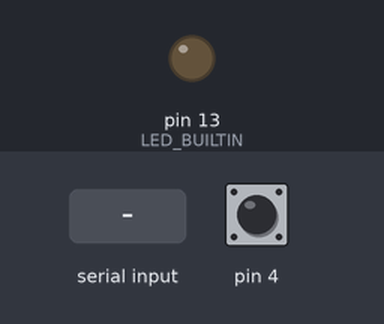
A sketch run on a simulated Arduino Uno, built with avr-gcc and run on an emulated ATmega328P. Shown: output pins drawn as LEDs (lit = HIGH). Inputs (shaded band) come from the test bench; at power-on: pin 4 HIGH. What the sketch prints to the serial monitor is not drawn.

Above: at 1.2 s.
1.3 s: "99\n" received over Serial
At 2.8 s:
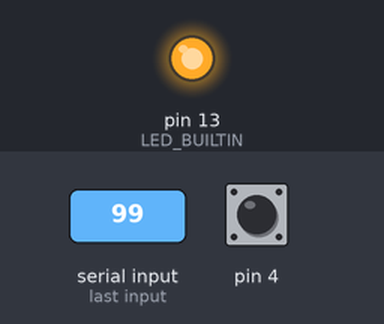
7.0 s: "0\n" received over Serial
At 7.8 s:
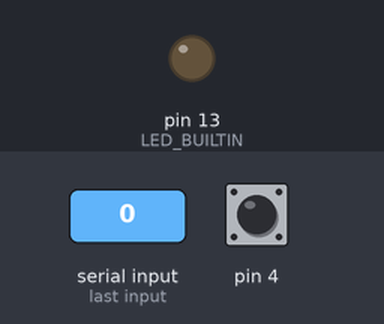
Timing chart, 0 to 9.5 s (numbered marks = the images above; inputs shaded):
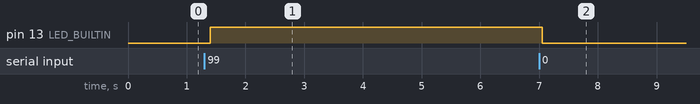

Measured:
- after the input at 1.3 s, pin 13 (LED_BUILTIN): LOW → HIGH after 0.10 s
- after the input at 7.0 s, pin 13 (LED_BUILTIN): HIGH → LOW after 0.05 s

The sketch:

Duino2Node.ino
```cpp
/*
  SIMPLE BUTTON EXAMPLE FOR VIRTUALHUB
*/

int button_state = 0;
int last_button_state = 0;
int prev_val = 0;
String address = "0x7";


//int init = false;
// the setup function runs once when you press reset or power the board
void setup() {
  // initialize digital pin LED_BUILTIN as an output.

  Serial.begin(9600); // Begen listening on port 9600 for serial

  pinMode(LED_BUILTIN, OUTPUT);

  digitalWrite(LED_BUILTIN, LOW);
  pinMode(4, INPUT_PULLUP);
  // init infos
  Serial.print('b');
  Serial.print(address);
  Serial.print('e');
}

// the loop function runs over and over again forever
void loop() {
    while(Serial.available()>0){
      String ReaderFromNode; // Store current character
      ReaderFromNode = Serial.readStringUntil('\n');
      convertToState(ReaderFromNode); // Convert character to state
    }

  if (digitalRead(4) == LOW) {
    button_state = 1;
    //Serial.println("on");
    delay(5);
  } else {
     //Serial.println("off");
    button_state = 0;
  }
   if (button_state != last_button_state) {
    if(button_state == 1){
     last_button_state = 1;
      Serial.print('b');
      Serial.print(99);
      Serial.print('e');
    }else{
      last_button_state = 0;
       Serial.print('b');
        Serial.print(0);
       Serial.print('e');
      }
   }
  delay(100);
}

void convertToState(String chr) {
  if(chr=="99"){
    digitalWrite(LED_BUILTIN, HIGH);
    delay(50);
  }
  if(chr=="0"){
    digitalWrite(LED_BUILTIN, LOW);
    delay(50);
  }
}
```
